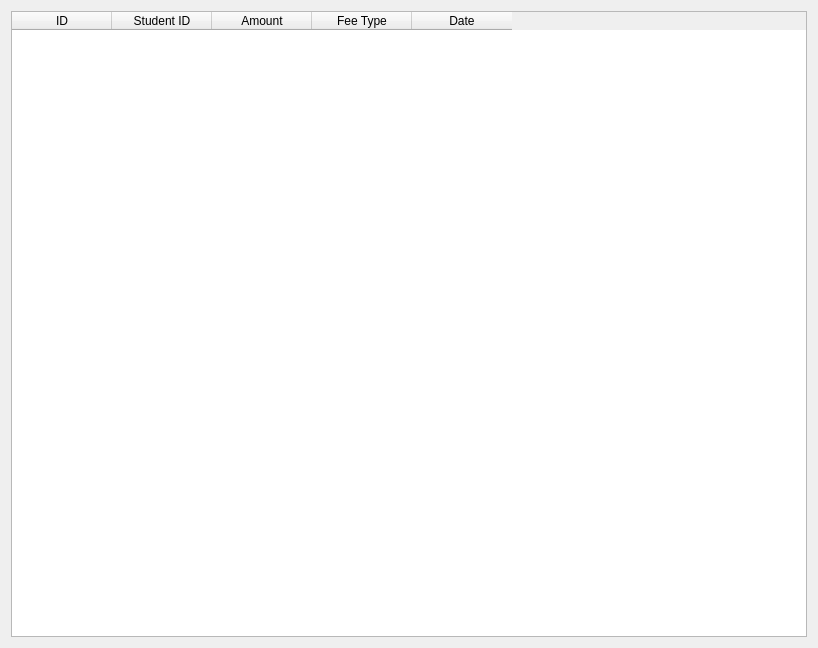
<?xml version="1.0" encoding="UTF-8"?>
<ui version="4.0">
 <class>ViewFee</class>
 <widget class="QDialog" name="ViewFee">
  <property name="geometry">
   <rect>
    <x>0</x>
    <y>0</y>
    <width>818</width>
    <height>648</height>
   </rect>
  </property>
  <property name="windowTitle">
   <string>Dialog</string>
  </property>
  <layout class="QVBoxLayout" name="verticalLayout">
   <item>
    <widget class="QTableWidget" name="tableWidgetFees">
     <property name="columnCount">
      <number>5</number>
     </property>
     <column>
      <property name="text">
       <string>ID</string>
      </property>
     </column>
     <column>
      <property name="text">
       <string>Student ID</string>
      </property>
     </column>
     <column>
      <property name="text">
       <string>Amount</string>
      </property>
     </column>
     <column>
      <property name="text">
       <string>Fee Type</string>
      </property>
     </column>
     <column>
      <property name="text">
       <string>Date</string>
      </property>
     </column>
    </widget>
   </item>
  </layout>
 </widget>
 <resources/>
 <connections/>
</ui>
